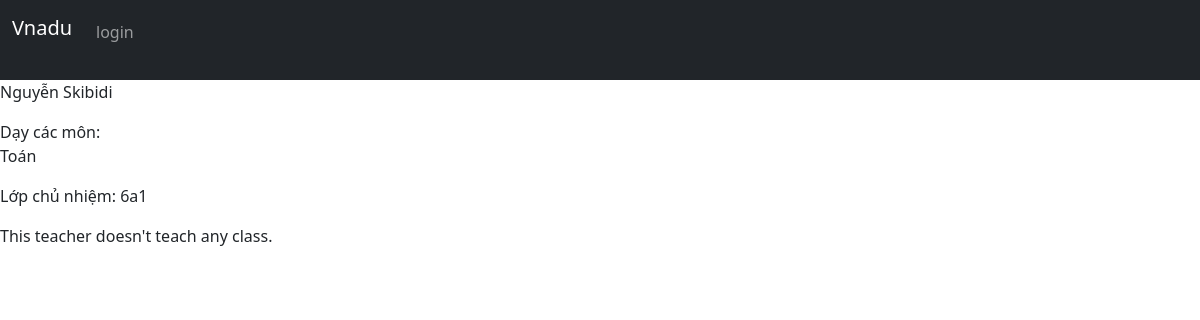
/teacher/1, run on an earlier commit of the app's database.
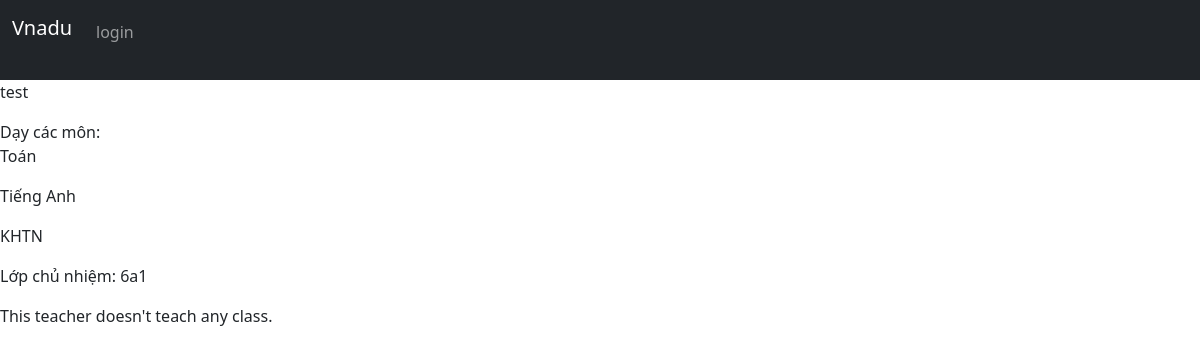
And on a later commit of the database.
### Du_An/models.py (models this page shows, shortened)
class Teacher(User):
    full_name = models.CharField(max_length=200, unique=False)
    subject = models.ManyToManyField(Subject, related_name="teachers")
    contact_information = models.TextField(default="")

class Subject(models.Model):
    name = models.CharField(max_length=150, unique=True)

class Class(models.Model):
    form_teacher = models.OneToOneField(Teacher, on_delete=models.CASCADE, null=True, default=None, related_name="form_class")
    name = models.CharField(max_length=3, unique=True)
    students = models.ManyToManyField(Student, blank=True, related_name="classroom")
    subject_teachers = models.ManyToManyField("ClassSubjectTeacher", related_name="classroom")

### Du_An/views.py (the view)
# urls.py: path("teacher/<int:teacher_id>", views.view_teacher, name="view_teacher"),
def view_teacher(request, teacher_id):
    if request.method != "GET":
        return HttpResponseNotAllowed("method not allowed")
    try:
        teacher = Teacher.objects.get(pk=teacher_id)
        return render(request, "Du_An/teacher.html", {
            "teacher": teacher
        })
    except Teacher.DoesNotExist:
        return render_error(request, error="Not found",
                            error_message="Doesn't found any teacher with this id") #* Add error_image (a path to a image in static) if wish.

### Du_An/templates/Du_An/teacher.html (shortened to what this page needs)
{% extends 'Du_An/layout.html' %}
{% load static %}
{% block style %}
    <link href="{% static 'Du_An/css/profile.css' %}" rel="stylesheet">
{% endblock %}
{% block body %}
    <div class="teacher">
        <div class="teacherInfo">
            <div class="basicInfo">
                <p class="teacherName"> {{ teacher.full_name }}</p>
                <div class="teacherSubject">
                    Dạy các môn:
                    {% for subject in teacher.subject.all %}
                        <p> {{ subject.name }} </p>
                    {% endfor %}
                </div>
                <a class="nav-link" href="#"><p class="teacherFormClass">Lớp chủ nhiệm: {{ teacher.form_class.name }} </p></a>
                <div class="teacherTeachingClass">
                    {% for classroom in teacher.teaching_classes.all %}
                        <a class="nav-link" href="#">
                            <p class="teacherFormClass"> {{classroom.classroom.name }} </p>
                        </a>
                    {% empty %}
                    This teacher doesn't teach any class.
                    {% endfor %}
                </div>
            </div>
        </div>
    </div>
{% endblock %}

What changed in the data, as far as the page shows it:
changed Teacher "6a1": full_name "Nguyễn Skibidi" → "test"
now on this page (row unchanged): Subject: name "Tiếng Anh"
added Subject: name "KHTN"
